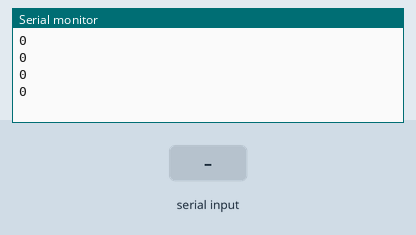
Bench run of a sketch on a simulated Arduino Uno, built with avr-gcc and run on an emulated ATmega328P. Shown: the last lines printed to the serial monitor. The inputs (shaded band) are chosen by the test bench.

Above: at 1.2 s.
1.3 s: "1\n" received over Serial
At 1.71 s:
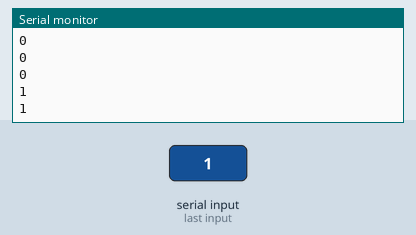
2.8 s: "2\n" received over Serial
At 3.21 s:
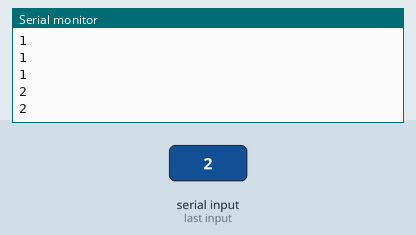
Timing chart, 0 to 5.8 s (numbered marks = the images above; inputs shaded):
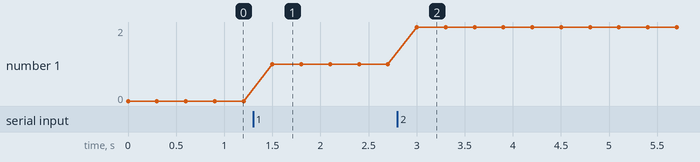

Measured:
- after the input at 1.3 s, the serial monitor: prints a new line after 0.20 s (image 1)
- after the input at 2.8 s, the serial monitor: prints a new line after 0.20 s (image 2)
- plotted number 1: 0 → 1 after the input at 1.3 s, 1 → 2 after the input at 2.8 s

The sketch:

arduino.ino
```cpp
void setup() {
  Serial.begin(1000000); // Инициализация порта Serial с скоростью 9600 бод
}
int TMP=0;

void loop() {
  static String inputBuffer = ""; // Буфер для сбора входных данных
  static bool newDataAvailable = false; // Флаг для обозначения наличия новых данных

  // Проверка наличия новых данных
  while (Serial.available() > 0) {
    char c = Serial.read();
    if (c == '\n') {
      newDataAvailable = true; // Установить флаг новых данных, если найден символ новой строки
    } else {
      inputBuffer += c; // Добавить символ к буферу
    }
  }

  if (newDataAvailable) {
    // Если есть новые данные, обработайте их
    processSerialData(inputBuffer);
    // Очистите буфер и сбросьте флаг новых данных
    inputBuffer = "";
    newDataAvailable = false;
  }

  // Здесь вы можете выполнять свои функции без блокировки чтения из Serial
  int command = inputBuffer.toInt();
  switch (TMP) {
    case 1:
      function1();
      break;
    case 2:
      function2();
      break;
    case 3:
      function3();
      break;
    default:
      Serial.println(0);
      // Обработка некорректных команд, если необходимо
      break;
  }
  delay(300);
  // Добавьте другие функции по мере необходимости
}

void processSerialData(const String& data) {
  // Разбор и обработка входных данных из Serial
  int command = data.toInt();

  // Выполните действия в зависимости от команды
  switch (command) {
    case 1:
      function1();
      break;
    case 2:
      function2();
      break;
    case 3:
      function3();
      break;
    default:

      // Обработка некорректных команд, если необходимо
      break;
  }
}


void function1() {
  // Реализация функции 1
  Serial.println(1);
  TMP=1;

  // Добавьте код функции 1 здесь
}

void function2() {
  // Реализация функции 2
  Serial.println(2);
  TMP=2;

  // Добавьте код функции 2 здесь
}

void function3() {
  // Реализация функции 3
  Serial.println(3);
  TMP=3;

  // Добавьте код функции 3 здесь
}

// Если у вас есть другие функции, добавьте их здесь
```
